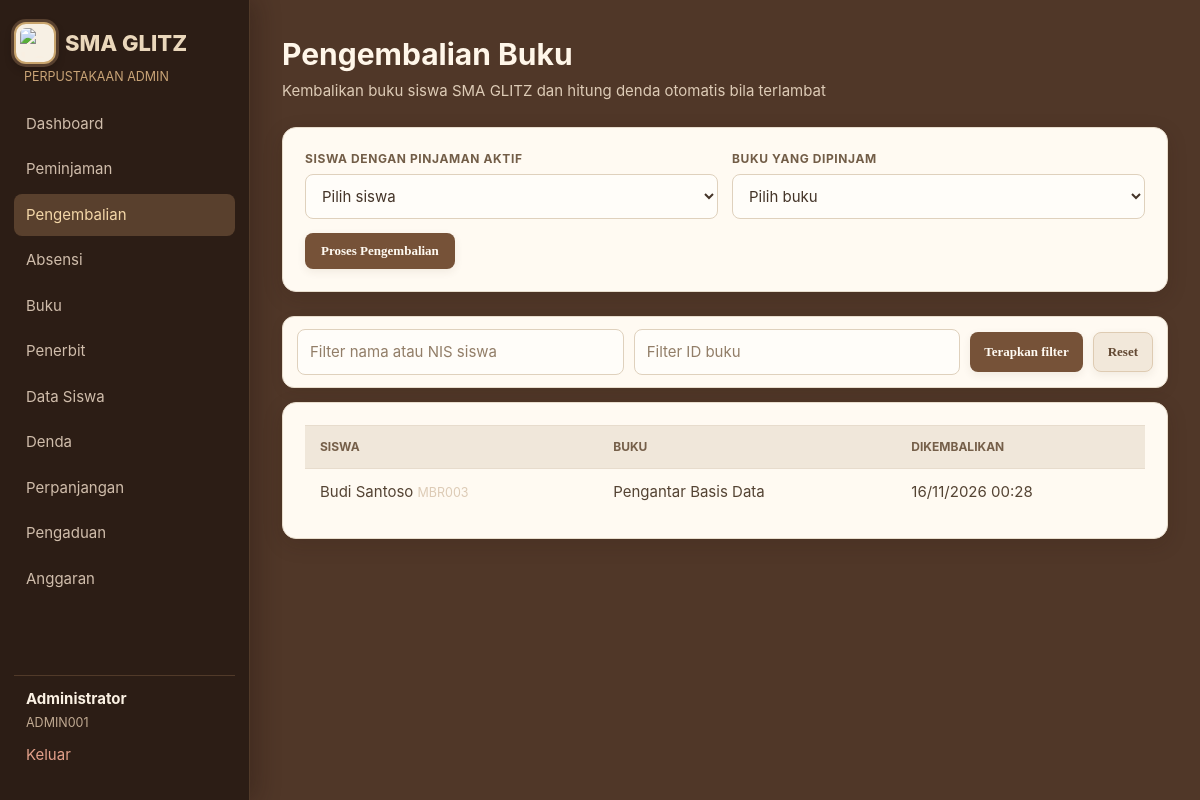
The app's page /admin/returns.php (signed in), older data.
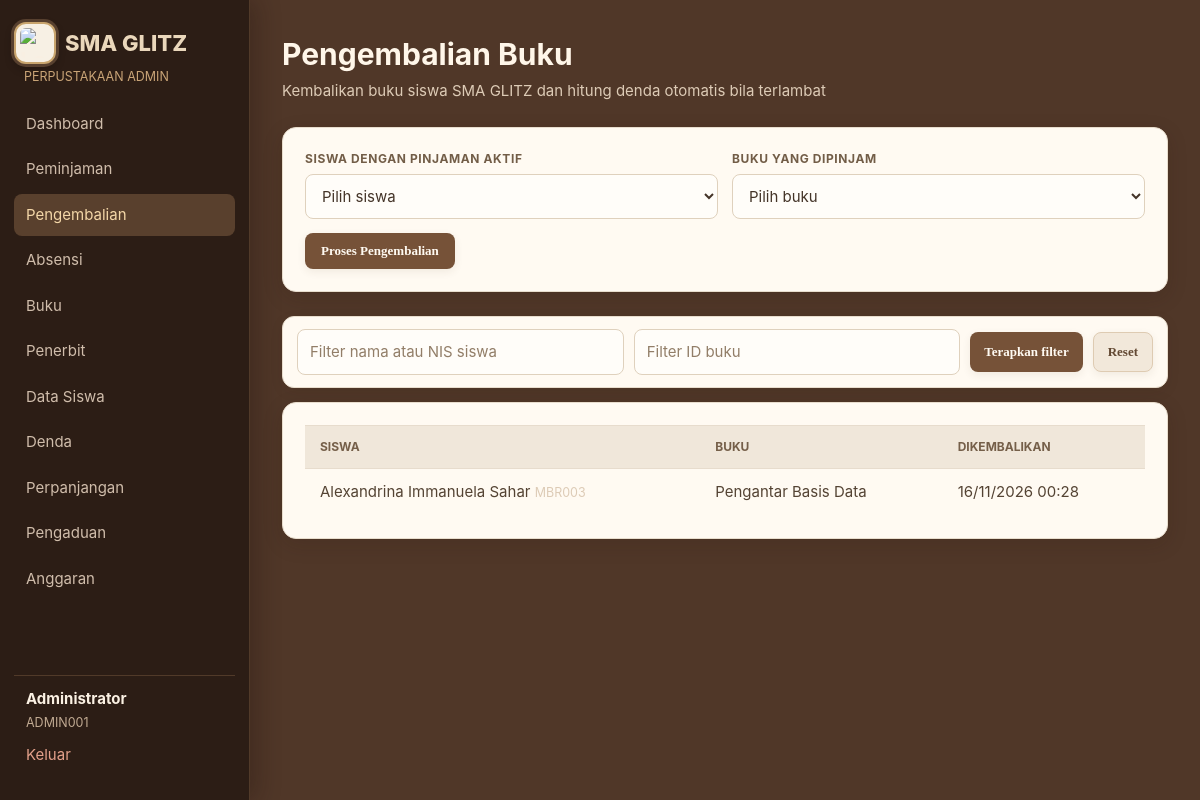
The same page, newer data.
### tables this page shows
CREATE TABLE borrowings (
    id INTEGER PRIMARY KEY AUTOINCREMENT, user_id INTEGER NOT NULL, book_id INTEGER NOT NULL,
    borrowed_at TEXT NOT NULL DEFAULT CURRENT_TIMESTAMP, due_date TEXT NOT NULL, returned_at TEXT,
    status TEXT NOT NULL DEFAULT 'active', renew_count INTEGER NOT NULL DEFAULT 0,
    created_at TEXT NOT NULL DEFAULT CURRENT_TIMESTAMP, updated_at TEXT NOT NULL DEFAULT CURRENT_TIMESTAMP, fulfillment_method TEXT, pickup_deadline TEXT, shipping_fee INTEGER NOT NULL DEFAULT 0, receipt_no TEXT, estimated_delivery TEXT, payment_method TEXT, paid_at TEXT, delivery_address TEXT, payment_deadline TEXT, history_visible INTEGER NOT NULL DEFAULT 1,
    FOREIGN KEY (user_id) REFERENCES users(id), FOREIGN KEY (book_id) REFERENCES books(id)
);

CREATE TABLE users (
    id INTEGER PRIMARY KEY AUTOINCREMENT, member_id TEXT NOT NULL UNIQUE, name TEXT NOT NULL,
    email TEXT NOT NULL UNIQUE, phone TEXT, gender TEXT, address TEXT, password TEXT NOT NULL,
    role TEXT NOT NULL DEFAULT 'member', status TEXT NOT NULL DEFAULT 'active',
    created_at TEXT NOT NULL DEFAULT CURRENT_TIMESTAMP, updated_at TEXT NOT NULL DEFAULT CURRENT_TIMESTAMP
, photo_path TEXT, nik TEXT, "nis", "kelas");

CREATE TABLE books (
    id INTEGER PRIMARY KEY AUTOINCREMENT, book_id TEXT NOT NULL UNIQUE, title TEXT NOT NULL, author TEXT NOT NULL,
    year INTEGER, pages INTEGER, genre TEXT, stock INTEGER NOT NULL DEFAULT 1, available INTEGER NOT NULL DEFAULT 1,
    cover_url TEXT, publisher_id INTEGER, created_at TEXT NOT NULL DEFAULT CURRENT_TIMESTAMP,
    updated_at TEXT NOT NULL DEFAULT CURRENT_TIMESTAMP, synopsis TEXT,
    FOREIGN KEY (publisher_id) REFERENCES publishers(id) ON DELETE SET NULL
);

### includes/bootstrap.php (called while the page is built, shortened)
<?php
function e(mixed $value): string
{
    return htmlspecialchars((string) $value, ENT_QUOTES, 'UTF-8');
}
function pdo(): PDO
{
    static $pdo = null;
    if ($pdo instanceof PDO) {
        return $pdo;
    }
    $pdo = new PDO('sqlite:' . DB_FILE);
    $pdo->setAttribute(PDO::ATTR_ERRMODE, PDO::ERRMODE_EXCEPTION);
    $pdo->setAttribute(PDO::ATTR_DEFAULT_FETCH_MODE, PDO::FETCH_ASSOC);
    $pdo->exec('PRAGMA foreign_keys = ON');
    initialise_database($pdo);
    return $pdo;
}
function initialise_database(PDO $db): void
{
    $userColumns = array_column($db->query('PRAGMA table_info(users)')->fetchAll(), 'name');
    $db->exec("UPDATE users SET address='Perpustakaan SMA GLITZ, Jl. Glitz No. 1, Semarang' WHERE member_id='ADMIN001'");
    $db->exec("UPDATE publishers SET location='Semarang' WHERE name IN ('Gramedia Pustaka Utama','Erlangga','Mizan','Kompas') AND location IN ('Jakarta','Bandung')");
    $bookColumns = array_column($db->query('PRAGMA table_info(books)')->fetchAll(), 'name');
    $borrowingColumns = array_column($db->query('PRAGMA table_info(borrowings)')->fetchAll(), 'name');
    $extensionColumns = array_column($db->query('PRAGMA table_info(extensions)')->fetchAll(), 'name');
    $complaintColumns = array_column($db->query('PRAGMA table_info(complaints)')->fetchAll(), 'name');
    if ((int) $db->query('SELECT COUNT(*) FROM users')->fetchColumn() === 0) {
        seed_database($db);
    }
    $seedMigration=$db->prepare('SELECT 1 FROM app_migrations WHERE name=?');
    $seedMigration->execute(['member_mbr001_ongoing_loan_v1']);
    if(!$seedMigration->fetchColumn()){
        $member=$db->query("SELECT id FROM users WHERE member_id='MBR001' AND role='member'")->fetchColumn();
        if($member && !(int)$db->query("SELECT COUNT(*) FROM borrowings WHERE user_id=".(int)$member." AND status='active'")->fetchColumn()){
            $book=$db->query("SELECT id,available FROM books WHERE book_id='BK004'")->fetch();
            if($book && (int)$book['available']>0){
                $start=(new DateTimeImmutable('now',new DateTimeZone('Asia/Jakarta')))->modify('-2 days');
                $due=$start->modify('+7 days');
                $insert=$db->prepare("INSERT INTO borrowings(user_id,book_id,borrowed_at,due_date,status,fulfillment_method) VALUES(?,?,?,?, 'active','pickup')");
                $insert->execute([(int)$member,(int)$book['id'],$start->format('Y-m-d H:i:s'),$due->format('Y-m-d H:i:s')]);
                $db->prepare('UPDATE books SET available=available-1 WHERE id=?')->execute([(int)$book['id']]);
            }
        }
        $db->prepare('INSERT OR IGNORE INTO app_migrations(name) VALUES(?)')->execute(['member_mbr001_ongoing_loan_v1']);
    }
    $hideExample=$db->prepare('SELECT 1 FROM app_migrations WHERE name=?');
    $hideExample->execute(['hide_mbr001_bk004_history_v1']);
    if(!$hideExample->fetchColumn()){
        $db->exec("UPDATE borrowings SET history_visible=0 WHERE id=(SELECT br.id FROM borrowings br JOIN users u ON u.id=br.user_id JOIN books b ON b.id=br.book_id WHERE u.member_id='MBR001' AND b.book_id='BK004' AND br.status='active' AND br.fulfillment_method='pickup' ORDER BY br.id DESC LIMIT 1)");
        $db->prepare('INSERT OR IGNORE INTO app_migrations(name) VALUES(?)')->execute(['hide_mbr001_bk004_history_v1']);
    }
    $glitzMigration = $db->prepare('SELECT 1 FROM app_migrations WHERE name=?');
    $glitzMigration->execute(['sma_glitz_dummy_data_v2']);
    if (!$glitzMigration->fetchColumn()) {
        $db->exec("UPDATE users SET name='Petugas Perpustakaan SMA GLITZ', email='admin@smaglitz.sch.id', address='Perpustakaan SMA GLITZ, Jl. Glitz No. 1, Semarang' WHERE member_id='ADMIN001'");
        $students = [
            ['MBR001', '20241001', 'Jolanda Aurelia Susanto', 'XII MIPA 1', 'jolanda@smaglitz.sch.id', '081122334455', 'female', 'Jl. Merdeka No. 15, Semarang', '3374012345670001'],
            ['MBR002', '20241002', 'Theodora Trixie Sundari', 'XII IPS 1', 'theodora@smaglitz.sch.id', '082233445566', 'female', 'Jl. Pahlawan No. 28, Semarang', '3374012345670002'],
            ['MBR003', '20241003', 'Alexandrina Immanuela Sahar', 'XII IPS 2', 'alexandrina@smaglitz.sch.id', '083344556677', 'female', 'Jl. Pemuda No. 102, Semarang', '3374012345670003'],
            ['MBR004', '20241004', 'Bonifasius Frith Farandy', 'XI MIPA 2', 'bonifasius@smaglitz.sch.id', '084455667788', 'male', 'Jl. Diponegoro No. 44, Semarang', '3374012345670004'],
            ['MBR005', '20241005', 'Thomas Nova Wibisono', 'XI IPS 1', 'thomas@smaglitz.sch.id', '085566778899', 'male', 'Jl. Sudirman No. 89, Semarang', '3374012345670005'],
            ['MBR006', '20251006', 'Aditiya Pratama', 'X-A', 'aditiya@smaglitz.sch.id', '081234567801', 'male', 'Jl. Gajah Mada No. 17, Semarang', '3374012345670006'],
            ['MBR007', '20251007', 'Clarissa Putri Anindya', 'X-B', 'clarissa@smaglitz.sch.id', '081234567802', 'female', 'Jl. Pandanaran No. 56, Semarang', '3374012345670007'],
            ['MBR008', '20241008', 'Dimas Arya Wicaksana', 'XI MIPA 3', 'dimas@smaglitz.sch.id', '081234567803', 'male', 'Jl. Erlangga Tengah No. 9, Semarang', '3374012345670008'],
            ['MBR009', '20231009', 'Felicia Evelyn Hartanto', 'XII MIPA 2', 'felicia@smaglitz.sch.id', '081234567804', 'female', 'Jl. Sumbing No. 14, Semarang', '3374012345670009'],
            ['MBR010', '20251010', 'Kevin Jonathan Kusumo', 'X-C', 'kevin@smaglitz.sch.id', '081234567805', 'male', 'Jl. Siranda No. 3, Semarang', '3374012345670010'],
        ];
        $passHash = password_hash('member123', PASSWORD_DEFAULT);
        $checkStmt = $db->prepare('SELECT id FROM users WHERE member_id=?');
        $updateStmt = $db->prepare('UPDATE users SET nis=?, name=?, kelas=?, email=?, phone=?, gender=?, address=?, nik=?, role="member", status="active" WHERE member_id=?');
        $insertStmt = $db->prepare('INSERT INTO users (member_id, nis, name, kelas, email, phone, gender, address, nik, password, role, status) VALUES (?,?,?,?,?,?,?,?,?,?,"member","active")');
        foreach ($students as [$memberId, $nis, $name, $kelas, $email, $phone, $gender, $address, $nik]) {
            $checkStmt->execute([$memberId]);
            if ($checkStmt->fetchColumn()) {
                $updateStmt->execute([$nis, $name, $kelas, $email, $phone, $gender, $address, $nik, $memberId]);
            } else {
                $insertStmt->execute([$memberId, $nis, $name, $kelas, $email, $phone, $gender, $address, $nik, $passHash]);
            }
        }
        $db->prepare('INSERT OR IGNORE INTO app_migrations(name) VALUES(?)')->execute(['sma_glitz_dummy_data_v2']);
    }
    $coversMigration = $db->prepare('SELECT 1 FROM app_migrations WHERE name=?');
    $coversMigration->execute(['sma_glitz_book_covers_v1']);
    if (!$coversMigration->fetchColumn()) {
        $coverMap = [
            'BK001' => 'assets/covers/BK001.jpg',
            'BK002' => 'assets/covers/BK002.jpg',
            'BK003' => 'assets/covers/BK003.jpg',
            'BK004' => 'assets/covers/BK004.jpg',
            'BK005' => 'assets/covers/BK005.jpg',
            'BK006' => 'assets/covers/BK006.jpg',
            'BK007' => 'assets/covers/BK007.jpg',
            'BK008' => 'assets/covers/BK008.jpg',
            'BK009' => 'assets/covers/BK009.jpg',
            'BK010' => 'assets/covers/BK010.jpg',
            'BK011' => 'assets/covers/BK011.jpg',
            'BK012' => 'assets/covers/BK012.jpg',
        ];
        $updateCover = $db->prepare('UPDATE books SET cover_url=? WHERE book_id=?');
        foreach ($coverMap as $bookId => $coverUrl) {
            $updateCover->execute([$coverUrl, $bookId]);
        }
        $db->prepare('INSERT OR IGNORE INTO app_migrations(name) VALUES(?)')->execute(['sma_glitz_book_covers_v1']);
    }
}
function rows(string $query, array $params = []): array
{
    $statement = pdo()->prepare($query);
    $statement->execute($params);
    return $statement->fetchAll();
}
function date_id(?string $value, bool $withTime = false): string
{
    $time = strtotime($value);
    return date($withTime ? 'd/m/Y H:i' : 'd/m/Y', $time);
}

### admin/returns.php (the view, shortened to what the changed rows need)
<?php
require_once __DIR__ . '/../includes/layout.php'; require_admin();
$memberId = trim($_GET['member_id'] ?? ''); $bookId = trim($_GET['book_id'] ?? '');
$query = 'SELECT br.*,u.name,u.member_id,b.title,b.book_id FROM borrowings br JOIN users u ON u.id=br.user_id JOIN books b ON b.id=br.book_id WHERE br.status="returned"'; $params = [];
$data = rows($query . ' ORDER BY br.returned_at DESC', $params);
?>
<section class="card table-card"><table><thead><tr><th>Siswa</th><th>Buku</th><th>Dikembalikan</th></tr></thead><tbody><?php foreach ($data as $row): ?><tr><td><?= e($row['name']) ?> <small class="muted"><?= e($row['member_id']) ?></small></td><td><?= e($row['title']) ?></td><td><?= date_id($row['returned_at'], true) ?></td></tr><?php endforeach; ?><?php if (!$data): ?><tr><td colspan="3" class="muted">Tidak ada data pengembalian.</td></tr><?php endif; ?></tbody></table></section>

Row changes from the older to the newer data that the page shows:
changed borrowings "Pengantar Basis Data": user.name "Budi Santoso" → "Alexandrina Immanuela Sahar"
